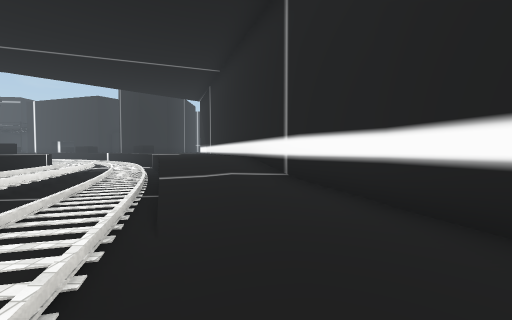
[1] (above)

24 first-person views from a walk through a scene from a Unity 3-D project. The camera is 1.5 m above the floor, tilts 2° down and sees 90° across. The floor is counted in squares, 2 m on a side. Each view is taken from the middle of a square. On the plan, view 1 faces up. The plan holds only what a view shows up to about 9 squares ahead; the rest is blank. The place goes on beyond the plan. Some surface patterns are stand-ins.

[2]
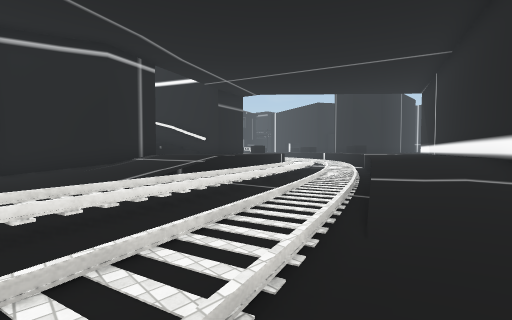

[3]
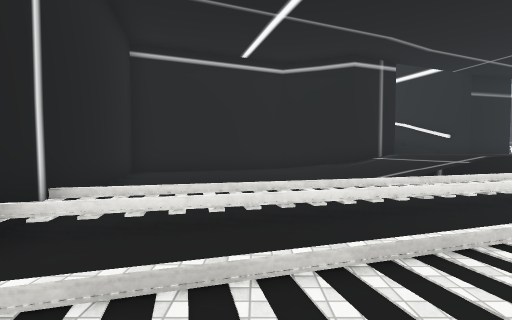

[4]
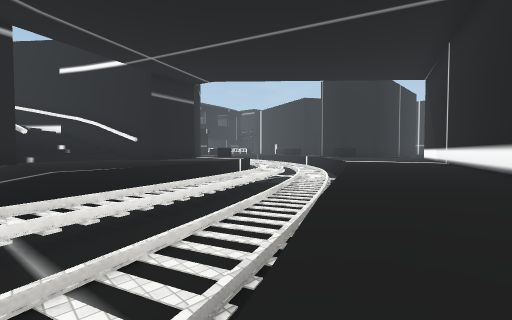

[5]
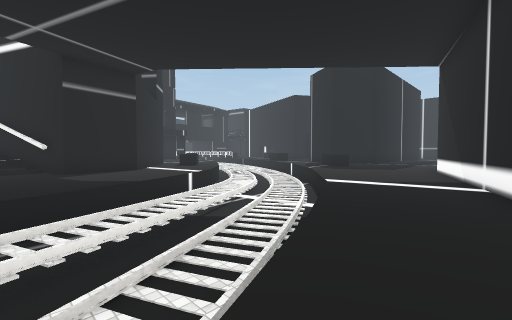

[6]
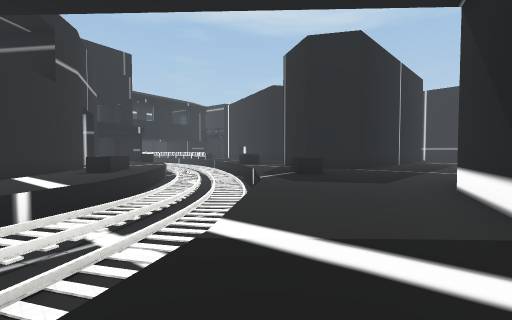

[7]
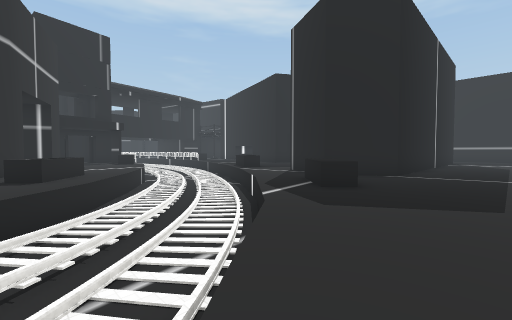

[8]
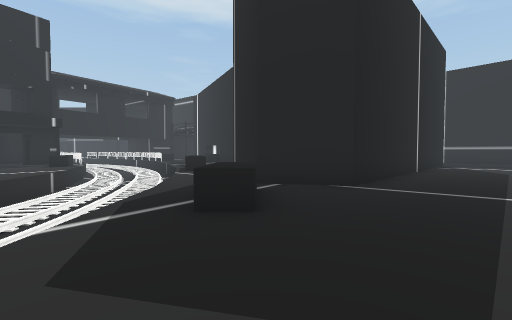

[9]
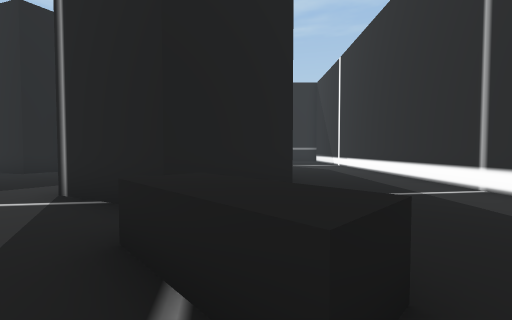

[10]
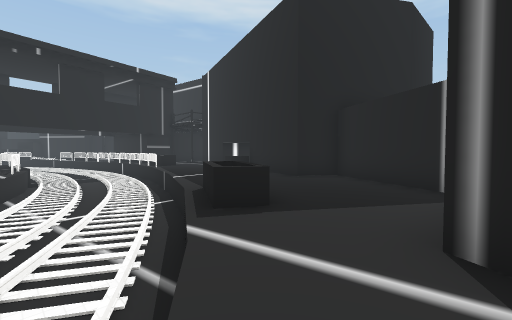

[11]
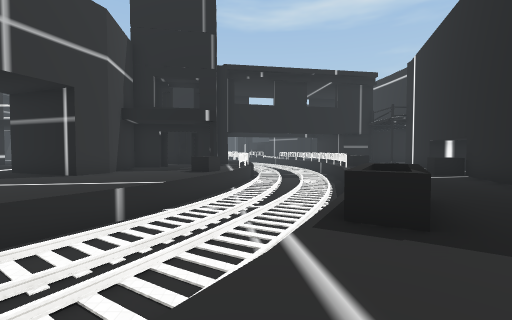

[12]
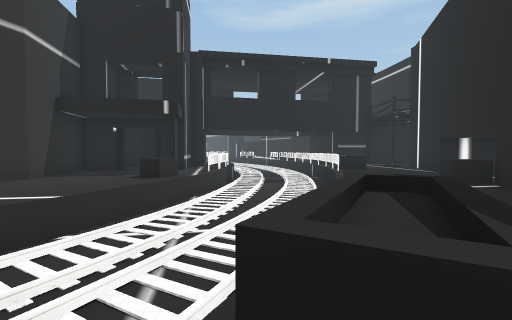

[13]
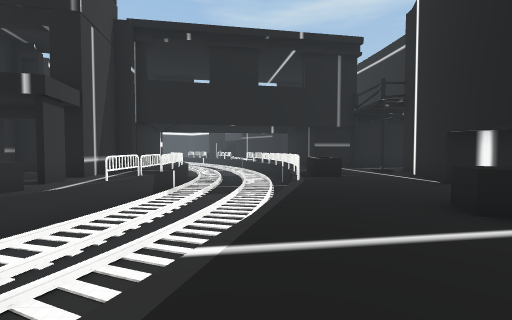

[14]
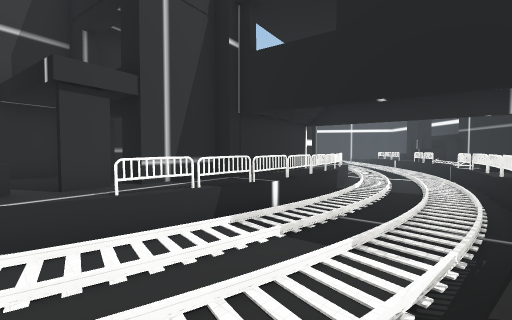

[15]
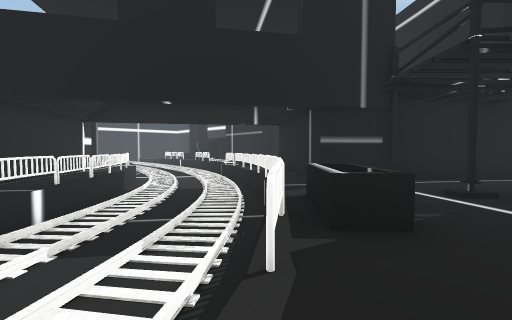

[16]
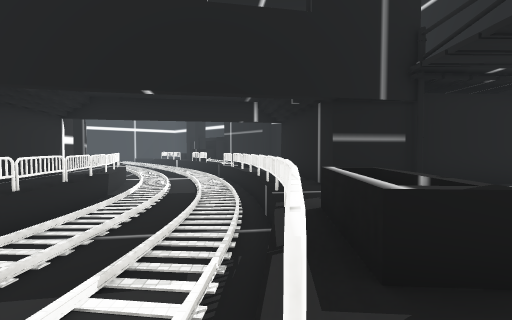

[17]
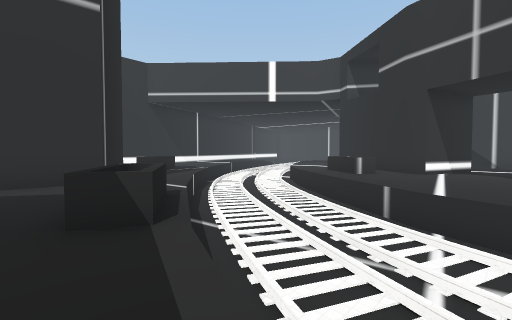

[18]
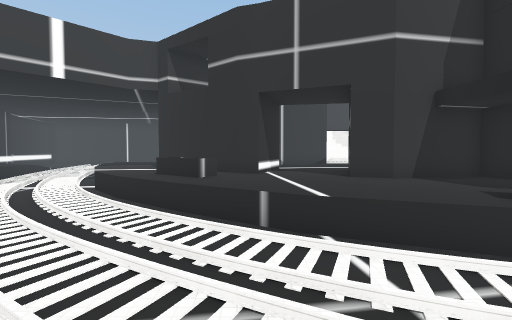

[19]
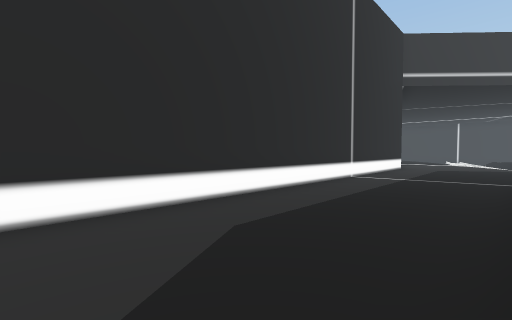

[20]
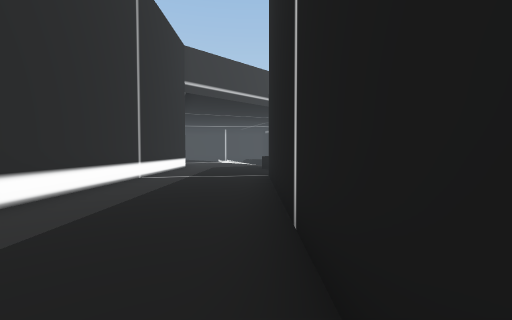

[21]
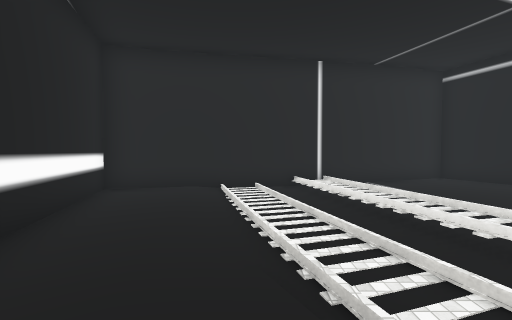

[22]
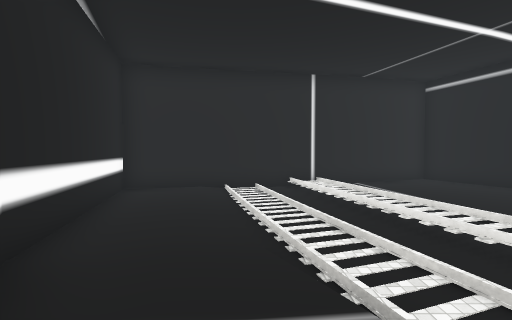

[23]
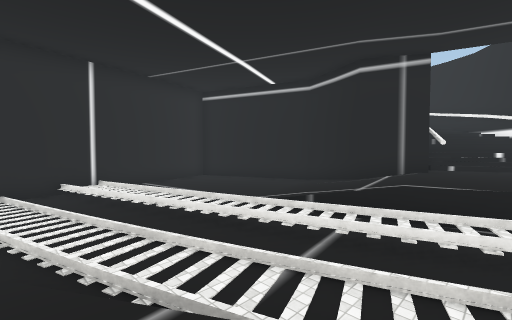

[24]
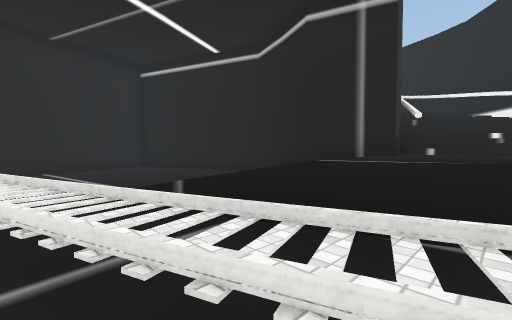

### Floor plan
Key: @ floor where view 1 was taken; # wall or solid block; x gap in a wall; . main floor; - floor 0.25 m lower than the main floor; _ floor 0.5 m lower than the main floor; < floor 0.75 m lower than the main floor; ( floor 1 m lower than the main floor; ! floor 1.25 m lower than the main floor; ? floor 1.5 m lower than the main floor; / step, stairs or slope; = window, fence, low wall or low ledge; ^ raised ledge.
Columns run from 31 left of view 1 to 3 right of it. Each row starts with its distance up from view 1.
 29    #..                 =....#
 28    #..####             =....#
 27    # ......            =....#
 26  ###  ......^######    =....#
 25 #.....^^...........#   =....#
 24 ^==?=====/..........   =....#
 23 /?!?!?!?////=.......#  =....#
 22 //??????///!////^^..#  =....#
 21 ///!?!?////?//!//^..####....#
 20 /////^^///?!////?//.........=
 19 ^^^=####==#///!//////.^^....=
 18 #########x^..///?//?//.^....
 17         #......///////=.....=
 16        ..........=/?////....#
 15       #.#.........//?///=...#
 14       #######....^^=//////...#
 13            #...## ^.=#////...#
 12            #...# ## .##//!/..#
 11                #  ##. =/=//...#
 10                    ##.##=/?=..#
  9                    =#..#==//..#
  8                  =###..##=/!=..#
  7                  ^^^....#==//-.#
  6                 #^^^....##=/////=
  5                 #^^^#....#=!!=//#
  4                  ^^^## --#==////#
  3                  #^   #__===/!//!#
  2                      ##<<#==!!/!!#
  1                      #((!!===//!!!#
  0                      # !!!#==//@!!#
 -1                       #!!!!==!!!!!#
 -2                       #!!!!==!//!!#
 -3                       #!!!!=#######
 -4                       ########

Where each view was taken, in squares from view 1:
view 1: 0 up, 0 right, facing up
view 2: 0 up, 0 right, facing up-left
view 3: 1 down, 0 right, facing left
view 4: 4 up, 1 left, facing up-left
view 5: 7 up, 2 left, facing up-left
view 6: 11 up, 3 left, facing up-left
view 7: 13 up, 5 left, facing up-left
view 8: 16 up, 5 left, facing up-left
view 9: 17 up, 8 left, facing up
view 10: 19 up, 11 left, facing up-left
view 11: 20 up, 11 left, facing left
view 12: 21 up, 13 left, facing left
view 13: 23 up, 16 left, facing left
view 14: 24 up, 21 left, facing down-left
view 15: 24 up, 21 left, facing left
view 16: 24 up, 22 left, facing left
view 17: 23 up, 18 left, facing down-right
view 18: 22 up, 16 left, facing down
view 19: 29 up, 7 left, facing down-right
view 20: 29 up, 7 left, facing down
view 21: 5 up, 1 left, facing down
view 22: 6 up, 1 left, facing down
view 23: 6 up, 1 left, facing down-left
view 24: 6 up, 4 left, facing down-left
